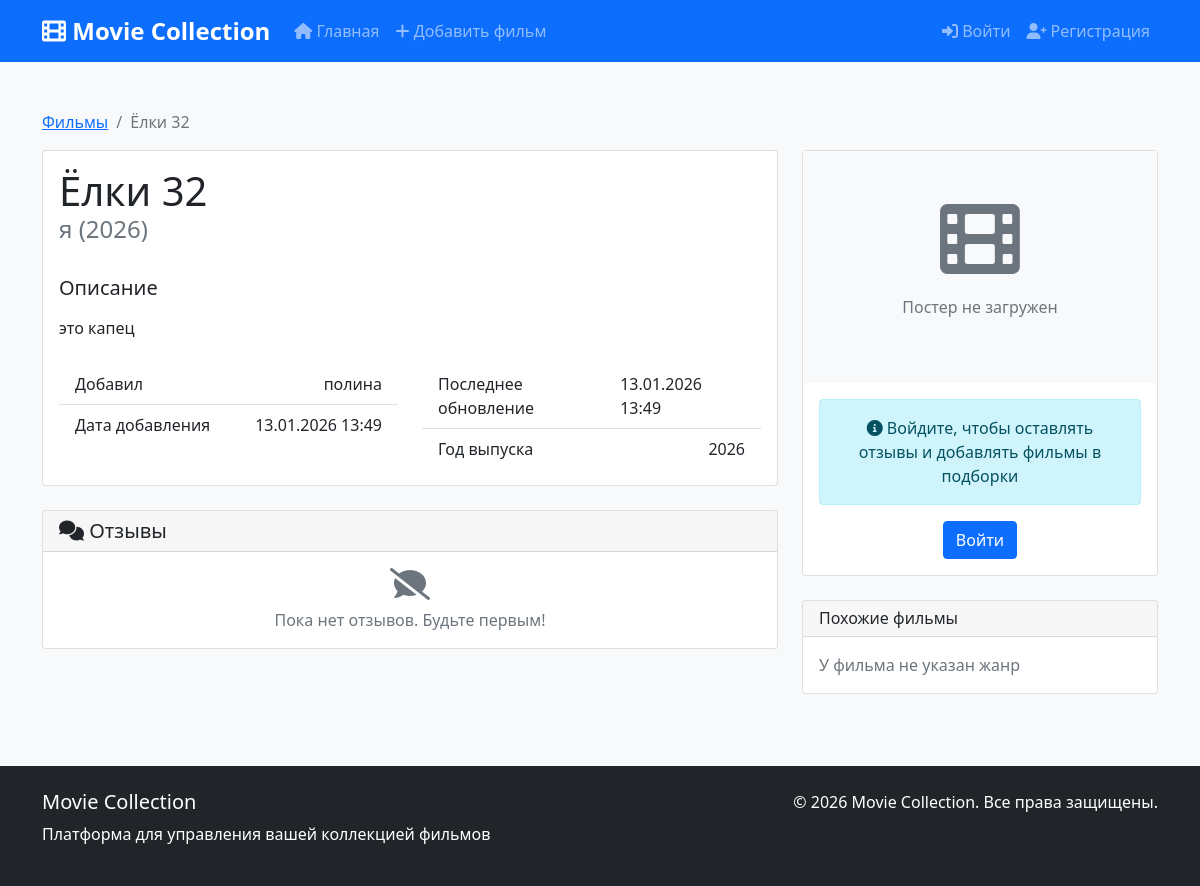
The app's page /movie/2/ with its own data.
### movies/models.py (models this page shows, shortened)
class Movie(TimeStampedModel):
    title = models.CharField(
        _('Название фильма'),
        max_length=255
    )
    director = models.CharField(
        _('Режиссёр'),
        max_length=255
    )
    release_year = models.PositiveIntegerField(
        _('Год выпуска'),
        db_index=True,
        validators=[MinValueValidator(1888), MaxValueValidator(2100)]
    )
    genre = models.ForeignKey(
        Genre,
        on_delete=models.SET_NULL,
        null=True,
        blank=True,
        verbose_name=_('Жанр')
    )
    description = models.TextField(
        _('Описание'),
        blank=True
    )
    poster = models.ImageField(
        _('Постер'),
        upload_to='movie_posters/',
        null=True,
        blank=True
    )
    added_by = models.ForeignKey(
        User,
        on_delete=models.CASCADE,
        related_name='movies',
        verbose_name=_('Добавил пользователь')
    )
    class Meta:
        verbose_name = _('Фильм')
        verbose_name_plural = _('Фильмы')
        ordering = ['-created_at']
        unique_together = ['title', 'director', 'release_year']
    @property
    def average_rating(self):
        from django.db.models import Avg
        result = self.reviews.aggregate(average=Avg('rating'))
        return result['average'] or 0

### movies/views.py (the view)
# urls.py: path('movie/<int:pk>/', views.MovieDetailView.as_view(), name='movie_detail'),
class MovieDetailView(DetailView):
    model = Movie
    template_name = 'movies/movie_detail.html'
    context_object_name = 'movie'
    def get_context_data(self, **kwargs):
        context = super().get_context_data(**kwargs)
        context['reviews'] = self.object.reviews.select_related('user').order_by('-created_at')
        return context

### templates/movies/movie_detail.html (shortened to what this page needs)
{% extends 'base.html' %}
{% load static %}
{% block content %}
<div class="container mt-4">
    <nav aria-label="breadcrumb">
        <ol class="breadcrumb">
            <li class="breadcrumb-item"><a href="{% url 'movies:movie_list' %}">Фильмы</a></li>
            <li class="breadcrumb-item active">{{ movie.title }}</li>
        </ol>
    </nav>
    <div class="row">
        <div class="col-lg-8">
            <div class="card mb-4">
                <div class="card-body">
                    <div class="d-flex justify-content-between align-items-start mb-3">
                        <div>
                            <h1 class="card-title mb-1">{{ movie.title }}</h1>
                            <h4 class="card-subtitle text-muted">{{ movie.director }} ({{ movie.release_year }})</h4>
                        </div>
                    </div>
                    {% if movie.description %}
                        <div class="mb-4">
                            <h5>Описание</h5>
                            <p class="card-text">{{ movie.description|linebreaks }}</p>
                        </div>
                    {% endif %}
                    <div class="row">
                        <div class="col-md-6">
                            <ul class="list-group list-group-flush">
                                <li class="list-group-item d-flex justify-content-between">
                                    <span>Добавил</span>
                                    <span>{{ movie.added_by.username }}</span>
                                </li>
                                <li class="list-group-item d-flex justify-content-between">
                                    <span>Дата добавления</span>
                                    <span>{{ movie.created_at|date:"d.m.Y H:i" }}</span>
                                </li>
                            </ul>
                        </div>
                        <div class="col-md-6">
                            <ul class="list-group list-group-flush">
                                <li class="list-group-item d-flex justify-content-between">
                                    <span>Последнее обновление</span>
                                    <span>{{ movie.updated_at|date:"d.m.Y H:i" }}</span>
                                </li>
                                <li class="list-group-item d-flex justify-content-between">
                                    <span>Год выпуска</span>
                                    <span>{{ movie.release_year }}</span>
                                </li>
                            </ul>
                        </div>
                    </div>
                </div>
            </div>
            <div class="card">
                <div class="card-header d-flex justify-content-between align-items-center">
                    <h5 class="mb-0"><i class="fas fa-comments"></i> Отзывы</h5>
                </div>
                <div class="card-body">
                    {% if reviews %}
                        {% for review in reviews %}
                            <div class="border-bottom pb-3 mb-3">
                                <div class="d-flex justify-content-between align-items-start">
                                    <div>
                                        <h6 class="mb-1">{{ review.user.username }}</h6>
                                        <div class="text-warning mb-2">
                                            {% for i in "12345" %}
                                                {% if forloop.counter <= review.rating %}
                                                    <i class="fas fa-star"></i>
                                                {% else %}
                                                    <i class="far fa-star"></i>
                                                {% endif %}
                                            {% endfor %}
                                            <small class="text-muted ms-2">{{ review.created_at|date:"d.m.Y" }}</small>
                                        </div>
                                    </div>
                                </div>
                                {% if review.text %}
                                    <p class="mb-0">{{ review.text|linebreaks }}</p>
                                {% endif %}
                            </div>
                        {% endfor %}
                    {% else %}
                        <p class="text-muted text-center mb-0">
                            <i class="fas fa-comment-slash fa-2x mb-2 d-block"></i>
                            Пока нет отзывов. Будьте первым!
                        </p>
                    {% endif %}
                </div>
            </div>
        </div>
        <div class="col-lg-4">
            <div class="sticky-top" style="top: 20px;">
                <div class="card mb-4">
                    {% if movie.poster %}
                        <img src="{{ movie.poster.url }}" class="card-img-top" alt="{{ movie.title }}">
                    {% else %}
                        <div class="text-center p-5 bg-light">
                            <i class="fas fa-film fa-5x text-muted mb-3"></i>
                            <p class="text-muted">Постер не загружен</p>
                        </div>
                    {% endif %}
                    <div class="card-body text-center">
                        {% if user.is_authenticated %}
                            <div class="d-grid gap-2">
                                <button class="btn btn-primary" data-bs-toggle="modal" data-bs-target="#addReviewModal">
                                    <i class="fas fa-star"></i> Оценить фильм
                                </button>
                                <button class="btn btn-outline-primary" data-bs-toggle="modal" data-bs-target="#addToCollectionModal">
                                    <i class="fas fa-plus"></i> В подборку
                                </button>
                            </div>
                        {% else %}
                            <div class="alert alert-info">
                                <i class="fas fa-info-circle"></i>
                                Войдите, чтобы оставлять отзывы и добавлять фильмы в подборки
                            </div>
                            <a href="{% url 'login' %}?next={{ request.path }}" class="btn btn-primary">
                                Войти
                            </a>
                        {% endif %}
                    </div>
                </div>
                <div class="card">
                    <div class="card-header">
                        <h6 class="mb-0">Похожие фильмы</h6>
                    </div>
                    <div class="card-body">
                        {% if movie.genre %}
                            {% with similar_movies=movie.genre.movie_set.all %}
                                {% if similar_movies %}
                                    {% for similar in similar_movies %}
                                        {% if similar.pk != movie.pk %}
                                            <div class="mb-2">
                                                <a href="{% url 'movies:movie_detail' similar.pk %}" class="text-decoration-none">
                                                    {{ similar.title }} ({{ similar.release_year }})
                                                </a>
                                            </div>
                                        {% endif %}
                                    {% empty %}
                                        <p class="text-muted mb-0">Нет похожих фильмов</p>
                                    {% endfor %}
                                {% else %}
                                    <p class="text-muted mb-0">Нет похожих фильмов</p>
                                {% endif %}
                            {% endwith %}
                        {% else %}
                            <p class="text-muted mb-0">У фильма не указан жанр</p>
                        {% endif %}
                    </div>
                </div>
            </div>
        </div>
    </div>
</div>
{% endblock %}

### static/css/style.css (style rules this page uses)
body { font-family: 'Segoe UI', Tahoma, Geneva, Verdana, sans-serif; background-color: #f8f9fa; min-height: 100vh; display: flex; flex-direction: column; }
.btn-primary { background-color: #0d6efd; border-color: #0d6efd; }

### records on screen
Movie: title "Ёлки 32", director "я", release_year "2026", description "это капец", added_by.username "полина", created_at "13.01.2026 13:49", updated_at "13.01.2026 13:49"
